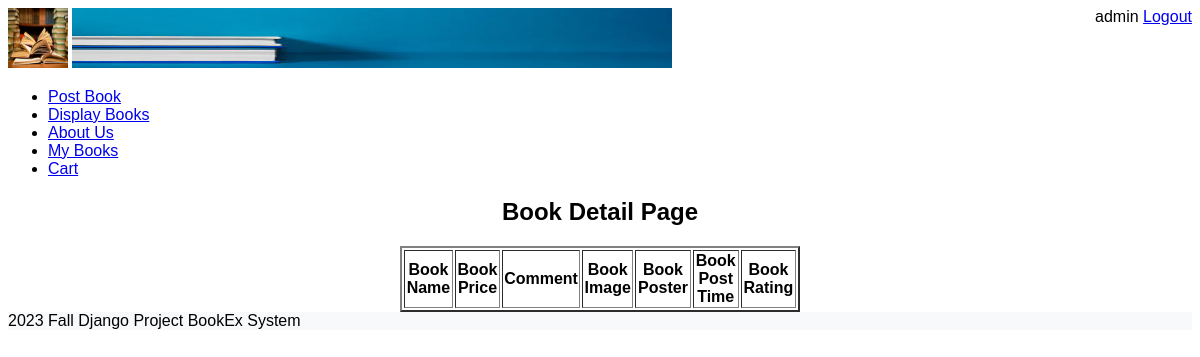
The page /book_detail/8 (signed in) on the database its author committed.
### bookMng/models.py (models this page shows, shortened)
class MainMenu(models.Model):
    item = models.CharField(max_length=200, unique=True)
    link = models.CharField(max_length=200, unique=True)

### bookMng/views.py (the view)
# urls.py: path('book_detail/<int:book_id>', views.book_detail, name='book_detail'),
@login_required(login_url=reverse_lazy('login'))
def book_detail(request, book_id):
    book = Book.objects.get(id=book_id)
    book.pic_path = book.picture.url[14:]
    return render(request,
                  'bookMng/book_detail.html',
                  {
                      'item_list': MainMenu.objects.all(),
                      'book': book
                  }
                  )

### bookEx/templates/bookMng/book_detail.html (shortened to what this page needs)
{% extends "base.html"%}
{% load static %}
{% block sidenav %}
{% for item in item_list %}
<li>
    <a href="{{ item.link }}">{{item.item}}</a>
</li>
{% endfor %}
{% endblock sidenav %}
{% block content %}
    <h1 align="center">Book Detail Page</h1>
    <table align="center" border="2" width="400">
        <th>
            Book Name
        </th>
        <th>
            Book Price
        </th>
        <th>
            Comment
        </th>
        <th>
            Book Image
        </th>
       <th>
            Book Poster
        </th>
         <th>
            Book Post Time
        </th>
        <th>
            Book Rating
        </th>
    </table>
{% endblock content %}

### bookEx/templates/base.html (shortened to what this page needs)
{% load static %}
<!DOCTYPE html>
<html lang="en">
<head>
    <link href="{% static 'main.css' %}" rel="stylesheet" type="text/css">
</head>
<body>
<header id="header">
    <img src="{% static 'logo.jpg'%}" height="60" width="60" alt=" "/>
    <span style="float: right">
        {% if user.is_authenticated %}
            {{ user.username }}
        <a href="{% url 'logout' %}?next=/">Logout</a>
        {% else %}
            Not Logged in
            <a href="{% url 'login' %}?next=/">Login</a>
        {% endif %}
    </span>
    <img src="{% static 'banner.jpg'%}" height="60" width="600" alt=" "/>
</header>
<aside id="leftsidebar">
    <nav id="nav">
        <ul>
            {% block sidenav %}{% endblock sidenav %}
        </ul>
    </nav>
</aside>
<section id="main">
    {% block content %}{% endblock content %}
</section>
<footer id="footer">
    2023 Fall Django Project BookEx System
</footer>
</body>
</html>

### bookEx/static/main.css (style rules this page uses)
body { font-family: 'Arial', sans-serif; }
footer { background-color: #f8f9fa; color: black; }

### rows shown on the page
MainMenu: item "Post Book"
MainMenu: item "Display Books"
MainMenu: item "About Us"
MainMenu: item "My Books"
MainMenu: item "Cart"

### other values the page prints
{{ user.username }} "admin"
